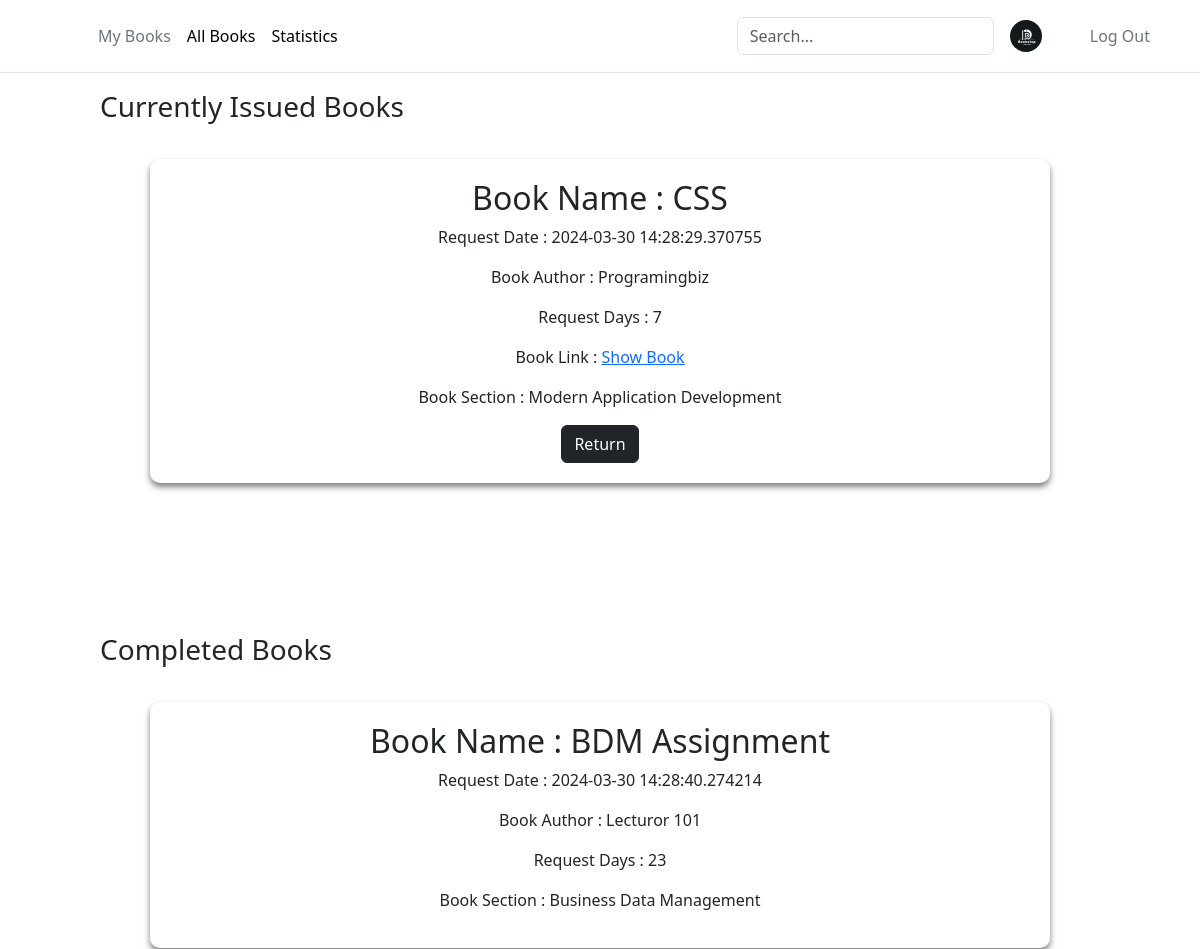
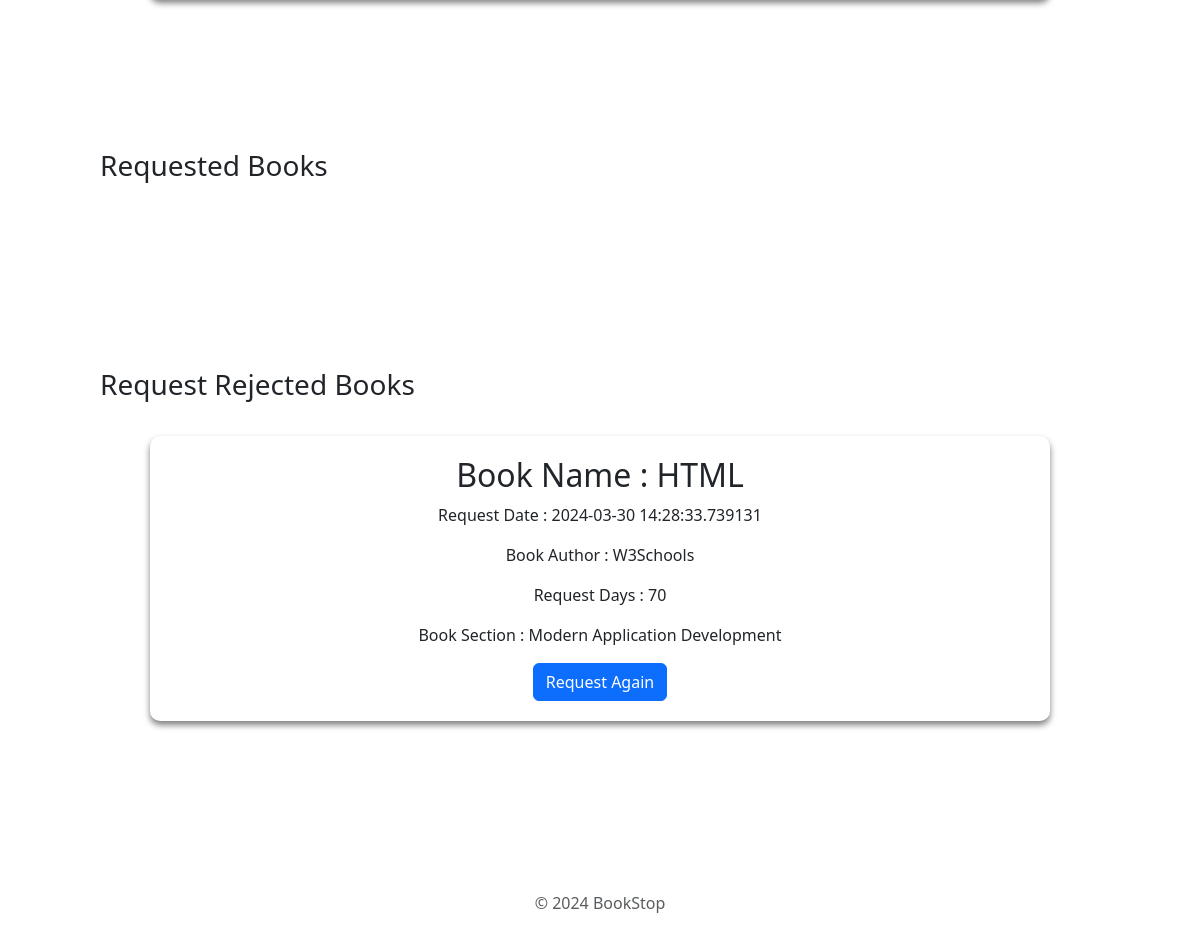
Screenshot of /myBooks (signed in) with the database file from the repository (2 pictures, top to bottom).
### app.py (models this page shows)
class BookIssue(db.Model):
    __tablename__ = 'BookIssue'
    IssueId = db.Column(db.Integer, autoincrement=True, primary_key=True)
    UserId = db.Column(db.Integer, db.ForeignKey(User.UserId), nullable=False)
    BookId = db.Column(db.Integer, db.ForeignKey(Books.BookId), nullable=False)
    SectionId = db.Column(db.Integer, db.ForeignKey(Section.SectionId), nullable=False)
    RequestDate = db.Column(db.DateTime, nullable=False, default=datetime.datetime.utcnow)
    Days = db.Column(db.Integer, nullable=False)
    IssueDate = db.Column(db.String)
    IssueStatus = db.Column(db.String, nullable=False)
    LastIssueStatusDate = db.Column(db.String)

### app.py (the view, shortened to what this page needs)
@app.route("/myBooks", methods=["GET","POST"])
def myBooks():
    if 'user_id' not in session:
        return redirect(url_for('userLogin'))
    BookIssueMergeTable = BookIssueMerge.query.filter(
        BookIssueMerge.UserId == session['user_id'],
        BookIssueMerge.Section_Title.isnot(None),
        BookIssueMerge.Author.isnot(None),
        BookIssueMerge.Book_Title.isnot(None),
        BookIssueMerge.IssueStatus == "requested",
        BookIssueMerge.UserName.isnot(None)).all()
    ApprovedBookIssueMergeTable = BookIssueMerge.query.filter(
        BookIssueMerge.UserId == session['user_id'],
        BookIssueMerge.Section_Title.isnot(None),
        BookIssueMerge.Author.isnot(None),
        BookIssueMerge.Book_Title.isnot(None),
        BookIssueMerge.IssueStatus == "Approved",
        BookIssueMerge.UserName.isnot(None)).all()
    RejectedBookIssueMergeTable = BookIssueMerge.query.filter(
        BookIssueMerge.UserId == session['user_id'],
        BookIssueMerge.Section_Title.isnot(None),
        BookIssueMerge.Author.isnot(None),
        BookIssueMerge.Book_Title.isnot(None),
        BookIssueMerge.IssueStatus == "Rejected",
        BookIssueMerge.UserName.isnot(None)).all()
    ExpiredBookIssueMergeTable = BookIssueMerge.query.filter(
        BookIssueMerge.UserId == session['user_id'],
        BookIssueMerge.Section_Title.isnot(None),
        BookIssueMerge.Author.isnot(None),
        BookIssueMerge.Book_Title.isnot(None),
        BookIssueMerge.IssueStatus == "Expired",
        BookIssueMerge.UserName.isnot(None)).all()
    return render_template("myBooks.html", approvedBooks = ApprovedBookIssueMergeTable, rejectedBooks = RejectedBookIssueMergeTable, issueBooks = BookIssueMergeTable,
    expiredBooks = ExpiredBookIssueMergeTable)

### templates/myBooks.html (shortened to what this page needs)
<!DOCTYPE html>
<html lang="en">
  <head>
    <link rel="stylesheet" href="/static/add-section.css" />
    {% include 'bootstrap.html' %}
  </head>
  <body>
    <div>
      {% include 'header.html' %}
      <div>
        <h3 class="firstHeading">Currently Issued Books</h3>
        <div class="main-container">
          {% for book in approvedBooks %}
          <div class="section-container" id="1">
            <h2>Book Name : {{book.Book_Title}}</h2>
            <p>Request Date : {{book.RequestDate}}</p>
            <p>Book Author : {{book.Author}}</p>
            <p>Request Days : {{book.Days}}</p>
            <p>
              Book Link :
              <a href="{{ url_for('download_book', filename=book.Book_Link) }}"
                >Show Book</a
              >
            </p>
            <div>
              <p>Book Section : {{book.Section_Title}}</p>
            </div>
            <form action="/myBooks" method="post" style="display: inline">
              <button type="submit" class="btn btn-dark">Return</button>
            </form>
          </div>
          {% endfor %}
        </div>
        <h3>Completed Books</h3>
        <div class="main-container">
          {% for book in expiredBooks %}
          <div class="section-container" id="1">
            <h2>Book Name : {{book.Book_Title}}</h2>
            <p>Request Date : {{book.RequestDate}}</p>
            <p>Book Author : {{book.Author}}</p>
            <p>Request Days : {{book.Days}}</p>
            <div>
              <p>Book Section : {{book.Section_Title}}</p>
            </div>
          </div>
          {% endfor %}
        </div>
        <h3>Requested Books</h3>
        <div class="main-container">
        </div>
        <h3>Request Rejected Books</h3>
        <div class="main-container">
          {% for book in rejectedBooks %}
          <div class="section-container" id="1">
            <h2>Book Name : {{book.Book_Title}}</h2>
            <p>Request Date : {{book.RequestDate}}</p>
            <p>Book Author : {{book.Author}}</p>
            <p>Request Days : {{book.Days}}</p>
            <div>
              <p>Book Section : {{book.Section_Title}}</p>
            </div>
            <form action="/myBooks" method="post" style="display: inline">
              <button type="submit" class="btn btn-primary">
                Request Again
              </button>
            </form>
          </div>
          {% endfor %}
        </div>
        {% include 'footer.html' %}
      </div>
    </div>
  </body>
</html>

### static/add-section.css (style rules this page uses)
body { background-color: #2d2a2e; margin: 0; }
.main-container { display: flex; flex-wrap: wrap; padding: 130px; align-items: flex-start; gap: 2em; margin: 20px; }
.section-container { background-color: rgba(255, 255, 255, 0.1); backdrop-filter: blur(10px); border-radius: 10px; padding: 20px 20px; box-shadow: 0 4px 6px rgba(0, 0, 0, 0.5); text-align: center; width: 20%; flex-grow: 1; }
.firstHeading { padding-top: 90px; padding-left: 100px; margin-bottom: -115px !important; }
h3 { padding-left: 100px; margin-bottom: -115px !important; }

### rows the page displays
BookIssue: Book_Title "CSS", RequestDate "2024-03-30 14:28:29.370755", Author "Programingbiz", Days "7", Section_Title "Modern Application Development"
BookIssue: Book_Title "BDM Assignment", RequestDate "2024-03-30 14:28:40.274214", Author "Lecturor 101", Days "23", Section_Title "Business Data Management"
BookIssue: Book_Title "HTML", RequestDate "2024-03-30 14:28:33.739131", Author "W3Schools", Days "70", Section_Title "Modern Application Development"
